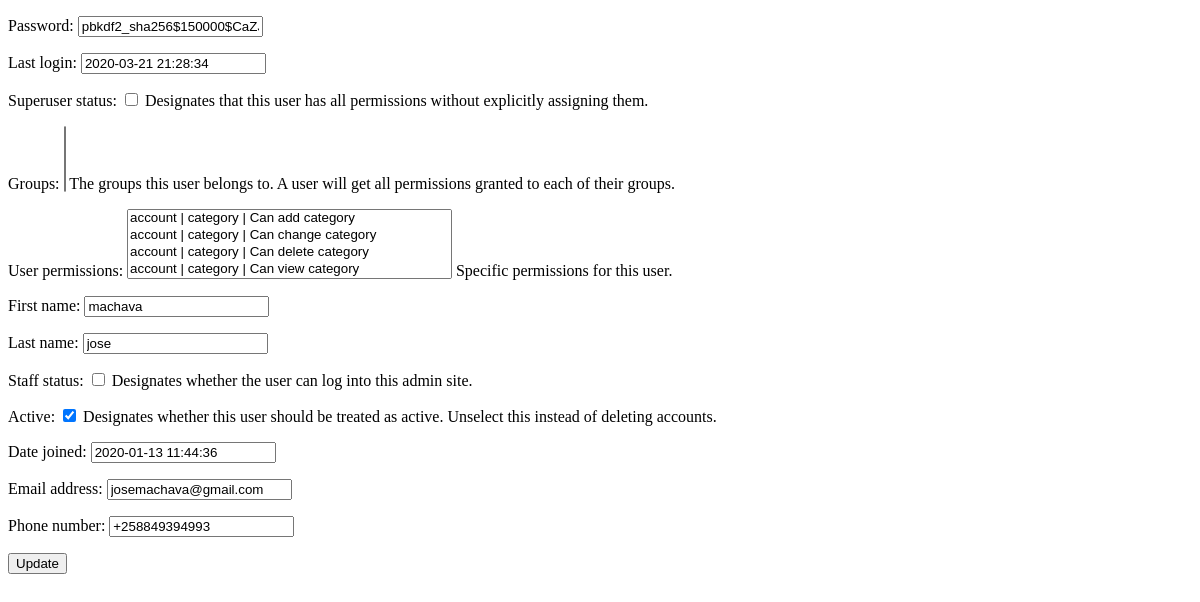
Before: /dashboard/user/13/update with the older database file.
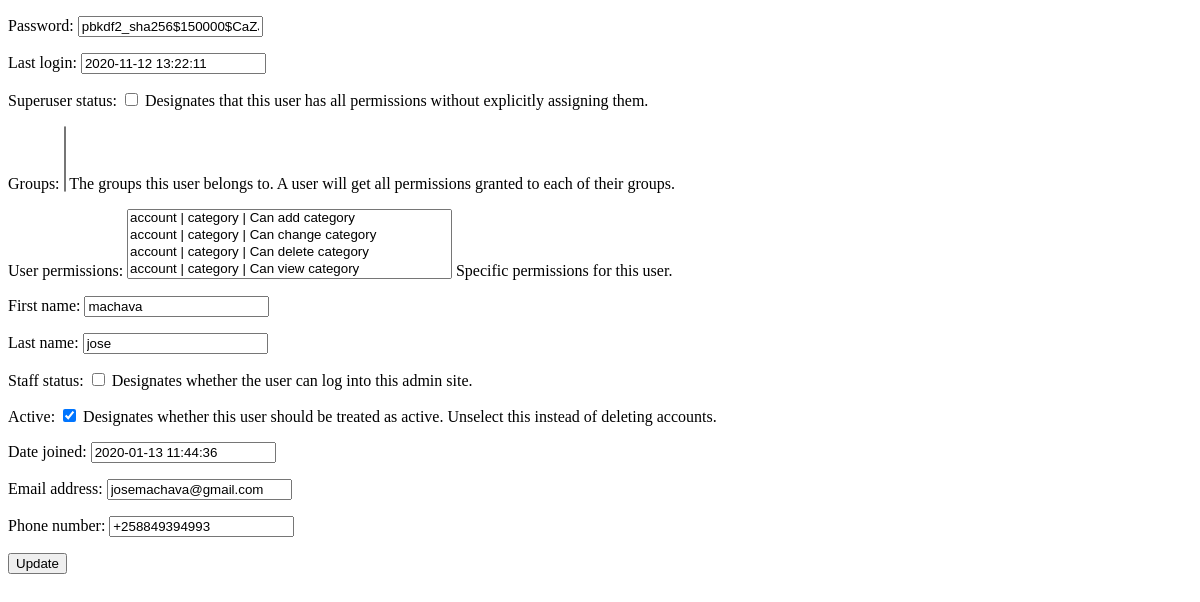
After: the same page with the newer database file.
### account/models.py (models this page shows)
class User(AbstractUser):
    username = None
    email = models.EmailField(_('email address'), unique=True)
    phone_regex = RegexValidator(regex=r'^\+?258?\d{9,13}$',
                                 message="O número de telefone deve ser digitado no formato: '+258849293949'. São permitidos até 13 dígitos.")
    phone_number = models.CharField(validators=[phone_regex], max_length=13, blank=True)  # validators should be a list
    USERNAME_FIELD = 'email'
    REQUIRED_FIELDS = []
    objects = UserManager()

### dashboard/views.py (the view, shortened to what this page needs)
# urls.py: path('user/<int:pk>/update', views.UserUpdateView.as_view(),
class UserUpdateView(UpdateView):
    model = User
    template_name = 'dashboard/user/update.html'
    context_object_name = 'user'
    fields = "__all__"

### price/templates/dashboard/user/update.html (shortened to what this page needs)
<!DOCTYPE html>
<html lang="en">
<head>
</head>
<body>
<form method="post">
    {{form.as_p}}
    <button type="submit" class="btn btn-success">Update</button>
</form>
</body>
</html>

Changed rows visible on the page:
changed User "pbkdf2_sha256$150000$CaZJvo68Jj2i$sOX+oJKR+Vpe9VHtm3hw5sefTQLBgSI44xAdlMw5kYc=": last_login "2020-03-21 21:28:34" → "2020-11-12 13:22:11"
